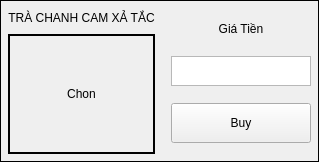
                 <widget class="QFrame" name="frame_33">
                  <property name="frameShape">
                   <enum>QFrame::Box</enum>
                  </property>
                  <layout class="QHBoxLayout" name="horizontalLayout_26">
                   <property name="leftMargin">
                    <number>2</number>
                   </property>
                   <property name="topMargin">
                    <number>2</number>
                   </property>
                   <property name="rightMargin">
                    <number>2</number>
                   </property>
                   <property name="bottomMargin">
                    <number>2</number>
                   </property>
                   <item>
                    <widget class="QFrame" name="frame_34">
                     <property name="sizePolicy">
                      <sizepolicy hsizetype="Expanding" vsizetype="Preferred">
                       <horstretch>0</horstretch>
                       <verstretch>0</verstretch>
                      </sizepolicy>
                     </property>
                     <property name="frameShape">
                      <enum>QFrame::NoFrame</enum>
                     </property>
                     <layout class="QVBoxLayout" name="verticalLayout_50">
                      <property name="leftMargin">
                       <number>5</number>
                      </property>
                      <property name="topMargin">
                       <number>5</number>
                      </property>
                      <property name="rightMargin">
                       <number>5</number>
                      </property>
                      <property name="bottomMargin">
                       <number>5</number>
                      </property>
                      <item>
                       <widget class="QLabel" name="nameID10">
                        <property name="sizePolicy">
                         <sizepolicy hsizetype="Expanding" vsizetype="Maximum">
                          <horstretch>0</horstretch>
                          <verstretch>0</verstretch>
                         </sizepolicy>
                        </property>
                        <property name="minimumSize">
                         <size>
                          <width>20</width>
                          <height>20</height>
                         </size>
                        </property>
                        <property name="maximumSize">
                         <size>
                          <width>5000</width>
                          <height>60</height>
                         </size>
                        </property>
                        <property name="frameShape">
                         <enum>QFrame::Box</enum>
                        </property>
                        <property name="lineWidth">
                         <number>0</number>
                        </property>
                        <property name="text">
                         <string>TRÀ CHANH CAM XẢ TẮC</string>
                        </property>
                        <property name="alignment">
                         <set>Qt::AlignCenter</set>
                        </property>
                       </widget>
                      </item>
                      <item>
                       <widget class="QLabel" name="imageID10">
                        <property name="sizePolicy">
                         <sizepolicy hsizetype="Expanding" vsizetype="Maximum">
                          <horstretch>0</horstretch>
                          <verstretch>0</verstretch>
                         </sizepolicy>
                        </property>
                        <property name="minimumSize">
                         <size>
                          <width>120</width>
                          <height>120</height>
                         </size>
                        </property>
                        <property name="maximumSize">
                         <size>
                          <width>5000</width>
                          <height>250</height>
                         </size>
                        </property>
                        <property name="frameShape">
                         <enum>QFrame::Box</enum>
                        </property>
                        <property name="lineWidth">
                         <number>2</number>
                        </property>
                        <property name="text">
                         <string>Chon</string>
                        </property>
                        <property name="alignment">
                         <set>Qt::AlignCenter</set>
                        </property>
                       </widget>
                      </item>
                     </layout>
                    </widget>
                   </item>
                   <item>
                    <widget class="QFrame" name="frame_35">
                     <property name="maximumSize">
                      <size>
                       <width>150</width>
                       <height>16777215</height>
                      </size>
                     </property>
                     <layout class="QVBoxLayout" name="verticalLayout_51">
                      <property name="leftMargin">
                       <number>5</number>
                      </property>
                      <property name="topMargin">
                       <number>5</number>
                      </property>
                      <property name="rightMargin">
                       <number>5</number>
                      </property>
                      <property name="bottomMargin">
                       <number>5</number>
                      </property>
                      <item>
                       <widget class="QLabel" name="imageAc_33">
                        <property name="sizePolicy">
                         <sizepolicy hsizetype="Maximum" vsizetype="Maximum">
                          <horstretch>0</horstretch>
                          <verstretch>0</verstretch>
                         </sizepolicy>
                        </property>
                        <property name="minimumSize">
                         <size>
                          <width>20</width>
                          <height>20</height>
                         </size>
                        </property>
                        <property name="maximumSize">
                         <size>
                          <width>150</width>
                          <height>20</height>
                         </size>
                        </property>
                        <property name="frameShape">
                         <enum>QFrame::Box</enum>
                        </property>
                        <property name="lineWidth">
                         <number>0</number>
                        </property>
                        <property name="text">
                         <string>Giá Tiền</string>
                        </property>
                        <property name="alignment">
                         <set>Qt::AlignCenter</set>
                        </property>
                       </widget>
                      </item>
                      <item>
                       <widget class="QTextEdit" name="totalCoinID10">
                        <property name="maximumSize">
                         <size>
                          <width>500</width>
                          <height>30</height>
                         </size>
                        </property>
                        <property name="readOnly">
                         <bool>true</bool>
                        </property>
                       </widget>
                      </item>
                      <item>
                       <widget class="QPushButton" name="btnBuyID10">
                        <property name="sizePolicy">
                         <sizepolicy hsizetype="Expanding" vsizetype="Fixed">
                          <horstretch>0</horstretch>
                          <verstretch>0</verstretch>
                         </sizepolicy>
                        </property>
                        <property name="minimumSize">
                         <size>
                          <width>0</width>
                          <height>40</height>
                         </size>
                        </property>
                        <property name="text">
                         <string>Buy</string>
                        </property>
                        <property name="ID" stdset="0">
                         <number>10</number>
                        </property>
                        <attribute name="buttonGroup">
                         <string notr="true">buy_buttonGroup</string>
                        </attribute>
                       </widget>
                      </item>
                     </layout>
                    </widget>
                   </item>
                  </layout>
                 </widget>
